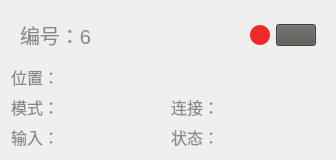
               <widget class="QWidget" name="widget_18" native="true">
                <property name="styleSheet">
                 <string notr="true">#widget_18{background-color: #E6E5E5;
 border-top: 2px solid qlineargradient(y0:0, y1:1,stop: 0 #E6E5E5, stop: 1  rgba(0, 0, 0, 0.25));
 border-left: 2px solid qlineargradient(x0:0, x1:1,stop: 0 #E6E5E5, stop: 1  rgba(0, 0, 0, 0.25));
 border-bottom: 2px solid qlineargradient(y0:0, y1:1,stop: 0 #E6E5E5, stop: 1  rgba(0, 0, 0, 0.25));
 border-right: 2px solid qlineargradient(x0:0, x1:1,stop: 0 #E6E5E5, stop: 1  rgba(0, 0, 0, 0.25));
border-radius: 24px;
}</string>
                </property>
                <layout class="QVBoxLayout" name="verticalLayout_28">
                 <item>
                  <widget class="QWidget" name="widget_109" native="true">
                   <layout class="QHBoxLayout" name="horizontalLayout_78">
                    <item>
                     <widget class="QLabel" name="label_47">
                      <property name="styleSheet">
                       <string notr="true">font-family: Microsoft JhengHei UI;
font-size: 20px;
color:rgb(136, 138, 133);

</string>
                      </property>
                      <property name="text">
                       <string>编号：6</string>
                      </property>
                     </widget>
                    </item>
                    <item>
                     <spacer name="horizontalSpacer_18">
                      <property name="orientation">
                       <enum>Qt::Horizontal</enum>
                      </property>
                      <property name="sizeHint" stdset="0">
                       <size>
                        <width>95</width>
                        <height>20</height>
                       </size>
                      </property>
                     </spacer>
                    </item>
                    <item>
                     <widget class="QWidget" name="widget_110" native="true">
                      <property name="minimumSize">
                       <size>
                        <width>20</width>
                        <height>20</height>
                       </size>
                      </property>
                      <property name="maximumSize">
                       <size>
                        <width>20</width>
                        <height>20</height>
                       </size>
                      </property>
                      <property name="styleSheet">
                       <string notr="true">background-color:rgb(239, 41, 41);
border-radius:10px;</string>
                      </property>
                     </widget>
                    </item>
                    <item>
                     <widget class="QPushButton" name="pushButton_7">
                      <property name="styleSheet">
                       <string notr="true">background-color: rgb(85, 87, 83);
qproperty-icon: url(://images/开启.png);
qproperty-iconSize: 20px 20px;</string>
                      </property>
                      <property name="text">
                       <string/>
                      </property>
                      <property name="icon">
                       <iconset>
                        <normaloff>../resources/images/开启.png</normaloff>../resources/images/开启.png</iconset>
                      </property>
                     </widget>
                    </item>
                   </layout>
                  </widget>
                 </item>
                 <item>
                  <widget class="QWidget" name="widget_105" native="true">
                   <layout class="QHBoxLayout" name="horizontalLayout_74">
                    <property name="leftMargin">
                     <number>0</number>
                    </property>
                    <property name="topMargin">
                     <number>0</number>
                    </property>
                    <property name="rightMargin">
                     <number>0</number>
                    </property>
                    <property name="bottomMargin">
                     <number>0</number>
                    </property>
                    <item>
                     <widget class="QLabel" name="label_44">
                      <property name="styleSheet">
                       <string notr="true">QLabel{
font-family: Microsoft JhengHei UI;
font-size: 16px;
color:rgb(136, 138, 133);
}</string>
                      </property>
                      <property name="text">
                       <string>位置：</string>
                      </property>
                     </widget>
                    </item>
                    <item>
                     <widget class="QLineEdit" name="Edit_page3_2_pos_7">
                      <property name="styleSheet">
                       <string notr="true">QLineEdit{
background-color:transparent;
border-width:0;
border-style:outset;
}</string>
                      </property>
                     </widget>
                    </item>
                   </layout>
                  </widget>
                 </item>
                 <item>
                  <widget class="QWidget" name="widget_106" native="true">
                   <layout class="QHBoxLayout" name="horizontalLayout_75">
                    <property name="leftMargin">
                     <number>0</number>
                    </property>
                    <property name="topMargin">
                     <number>0</number>
                    </property>
                    <property name="rightMargin">
                     <number>0</number>
                    </property>
                    <property name="bottomMargin">
                     <number>0</number>
                    </property>
                    <item>
                     <widget class="QWidget" name="widget_107" native="true">
                      <layout class="QHBoxLayout" name="horizontalLayout_76">
                       <property name="spacing">
                        <number>0</number>
                       </property>
                       <property name="leftMargin">
                        <number>0</number>
                       </property>
                       <property name="topMargin">
                        <number>0</number>
                       </property>
                       <property name="rightMargin">
                        <number>0</number>
                       </property>
                       <property name="bottomMargin">
                        <number>0</number>
                       </property>
                       <item>
                        <widget class="QLabel" name="label_45">
                         <property name="styleSheet">
                          <string notr="true">QLabel{
font-family: Microsoft JhengHei UI;
font-size: 16px;
color:rgb(136, 138, 133);
}</string>
                         </property>
                         <property name="text">
                          <string>模式：</string>
                         </property>
                        </widget>
                       </item>
                       <item>
                        <widget class="QLineEdit" name="Edit_flight_1_armed_7">
                         <property name="styleSheet">
                          <string notr="true">QLineEdit{
background-color:transparent;
border-width:0;
border-style:outset;
}</string>
                         </property>
                        </widget>
                       </item>
                      </layout>
                     </widget>
                    </item>
                    <item>
                     <widget class="QWidget" name="widget_108" native="true">
                      <layout class="QHBoxLayout" name="horizontalLayout_77">
                       <property name="spacing">
                        <number>0</number>
                       </property>
                       <property name="leftMargin">
                        <number>0</number>
                       </property>
                       <property name="topMargin">
                        <number>0</number>
                       </property>
                       <property name="rightMargin">
                        <number>0</number>
                       </property>
                       <property name="bottomMargin">
                        <number>0</number>
                       </property>
                       <item>
                        <widget class="QLabel" name="label_46">
                         <property name="styleSheet">
                          <string notr="true">QLabel{
font-family: Microsoft JhengHei UI;
font-size: 16px;
color:rgb(136, 138, 133);
}</string>
                         </property>
                         <property name="text">
                          <string>连接：</string>
                         </property>
                        </widget>
                       </item>
                       <item>
                        <widget class="QLineEdit" name="Edit_flight_1_connected_7">
                         <property name="styleSheet">
                          <string notr="true">QLineEdit{
background-color:transparent;
border-width:0;
border-style:outset;
}</string>
                         </property>
                        </widget>
                       </item>
                      </layout>
                     </widget>
                    </item>
                   </layout>
                  </widget>
                 </item>
                 <item>
                  <widget class="QWidget" name="widget_102" native="true">
                   <layout class="QHBoxLayout" name="horizontalLayout_71">
                    <property name="spacing">
                     <number>6</number>
                    </property>
                    <property name="leftMargin">
                     <number>0</number>
                    </property>
                    <property name="topMargin">
                     <number>0</number>
                    </property>
                    <property name="rightMargin">
                     <number>0</number>
                    </property>
                    <property name="bottomMargin">
                     <number>0</number>
                    </property>
                    <item>
                     <widget class="QWidget" name="widget_103" native="true">
                      <layout class="QHBoxLayout" name="horizontalLayout_72">
                       <property name="spacing">
                        <number>0</number>
                       </property>
                       <property name="leftMargin">
                        <number>0</number>
                       </property>
                       <property name="topMargin">
                        <number>0</number>
                       </property>
                       <property name="rightMargin">
                        <number>0</number>
                       </property>
                       <property name="bottomMargin">
                        <number>0</number>
                       </property>
                       <item>
                        <widget class="QLabel" name="label_42">
                         <property name="styleSheet">
                          <string notr="true">QLabel{
font-family: Microsoft JhengHei UI;
font-size: 16px;
color:rgb(136, 138, 133);
}</string>
                         </property>
                         <property name="text">
                          <string>输入：</string>
                         </property>
                        </widget>
                       </item>
                       <item>
                        <widget class="QLineEdit" name="Edit_flight_1_input_7">
                         <property name="styleSheet">
                          <string notr="true">QLineEdit{
background-color:transparent;
border-width:0;
border-style:outset;
}</string>
                         </property>
                        </widget>
                       </item>
                      </layout>
                     </widget>
                    </item>
                    <item>
                     <widget class="QWidget" name="widget_104" native="true">
                      <layout class="QHBoxLayout" name="horizontalLayout_73">
                       <property name="spacing">
                        <number>0</number>
                       </property>
                       <property name="leftMargin">
                        <number>0</number>
                       </property>
                       <property name="topMargin">
                        <number>0</number>
                       </property>
                       <property name="rightMargin">
                        <number>0</number>
                       </property>
                       <property name="bottomMargin">
                        <number>0</number>
                       </property>
                       <item>
                        <widget class="QLabel" name="label_43">
                         <property name="styleSheet">
                          <string notr="true">QLabel{
font-family: Microsoft JhengHei UI;
font-size: 16px;
color:rgb(136, 138, 133);
}</string>
                         </property>
                         <property name="text">
                          <string>状态：</string>
                         </property>
                        </widget>
                       </item>
                       <item>
                        <widget class="QLineEdit" name="Edit_flight_1_status_7">
                         <property name="styleSheet">
                          <string notr="true">QLineEdit{
background-color:transparent;
border-width:0;
border-style:outset;
}</string>
                         </property>
                        </widget>
                       </item>
                      </layout>
                     </widget>
                    </item>
                   </layout>
                  </widget>
                 </item>
                </layout>
               </widget>
